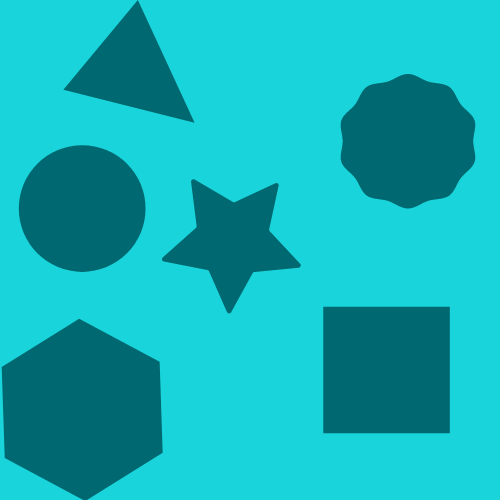
#> input picture Object Counter/patterns.png, 500 x 500 px
$ jupyter execute 'Object Counter.ipynb'
#> lines starting #> are read from the running program, lines starting #| are printed output that depends on the picture; after the words box and inside, x2 and y2 are one past the last pixel; in counts of white or black regions, pixels touching at a corner belong together
[cell 1]
import cv2 as cv
import imutils
from skimage.io import imread
from pylab import *
import numpy as np
import matplotlib.pyplot as plt
def objectcount(img):
#> called with img = 'patterns.png'
    img1=imread(img)
#> img1 is the input picture: shape (500, 500, 4) float32; mean R, G, B, A 0.0667, 0.695, 0.722, 1
    img = cv.imread(img)
    imshow(img)
    gray_im = cv.cvtColor(img, cv.COLOR_BGR2GRAY)
    gray_correct = np.array(255 * (gray_im / 255) ** 1.2 , dtype='uint8')
    a=int(255)
    b=int(255)
    c=int(19)
    thresh = cv.adaptiveThreshold(gray_correct, a, cv.ADAPTIVE_THRESH_GAUSSIAN_C, cv.THRESH_BINARY, b, c)
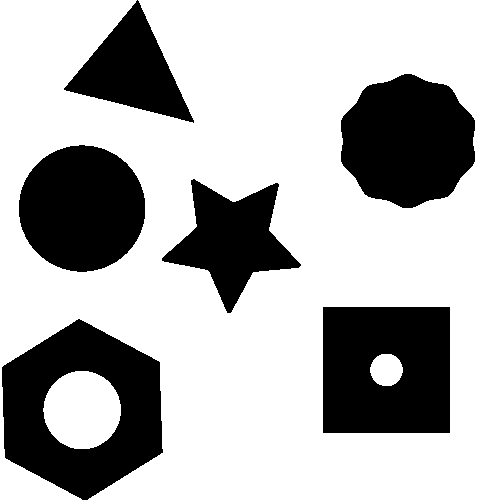
#> thresh: shape (500, 500); 70.5% white; 6 black regions, box (x1, y1, x2, y2) and area: (2, 319, 163, 500) 16787, (323, 307, 450, 433) 15167, (341, 74, 475, 208) 13763, (19, 145, 145, 272) 12544, (162, 179, 301, 313) 8433, (64, 0, 194, 123) 7118
    thresh = cv.bitwise_not(thresh)
    kernel = np.ones((15,15), np.uint8)
    d=int(1)
    img_dilation = cv.dilate(thresh, kernel, iterations=d)
#> img_dilation: shape (500, 500); 40.2% white; 6 white regions, box (x1, y1, x2, y2) and area: (0, 312, 170, 500) 23127, (316, 300, 457, 440) 19592, (334, 67, 482, 215) 17755, (12, 138, 152, 279) 16282, (155, 172, 308, 320) 12896, (57, 0, 201, 130) 10723
    img_erode = cv.erode(img_dilation,kernel, iterations=d)
#> img_erode: shape (500, 500); 29.8% white; 6 white regions, box (x1, y1, x2, y2) and area: (0, 319, 163, 500) 17247, (323, 307, 450, 433) 15224, (341, 74, 475, 208) 13779, (19, 145, 145, 272) 12544, (162, 179, 301, 313) 8486, (64, 0, 194, 123) 7146
    e=int(7)
    img_erode = cv.medianBlur(img_erode, e)
#> img_erode: shape (500, 500); 29.8% white; 6 white regions, box (x1, y1, x2, y2) and area: (0, 320, 163, 500) 17253, (323, 307, 450, 433) 15220, (341, 74, 475, 208) 13767, (19, 145, 145, 272) 12534, (163, 180, 300, 312) 8466, (66, 0, 193, 122) 7136
    ret, labels = cv.connectedComponents(img_erode)
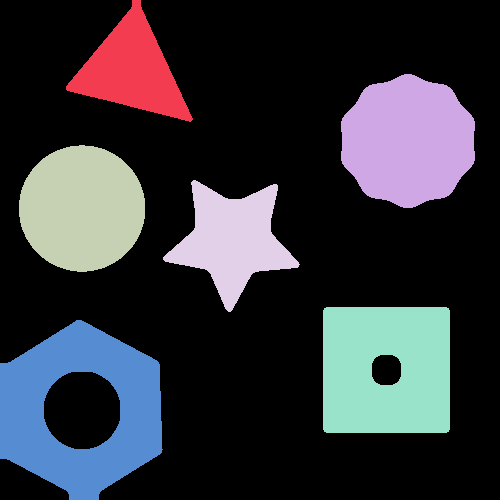
#> labels: shape (500, 500) int32; 7 distinct labels, from 0 to 6; one colour per label, 0 black
#> ret = 7
    label_hue = np.uint8(179 * labels / np.max(labels))
    blank_ch = 255 * np.ones_like(label_hue)
    labeled_img = cv.merge([label_hue, blank_ch, blank_ch])
    labeled_img = cv.cvtColor(labeled_img, cv.COLOR_HSV2BGR)
    labeled_img[label_hue == 0] = 0
    plt.subplot(222)
    plt.title('Objects counted:'+ str(ret-1))
    plt.imshow(img1)
    print('The number of objects in the image are:', ret-1)
#| The number of objects in the image are: 6
objectcount('patterns.png')
#> figure, not shown here; B, G, R data is drawn as R, G, B

[cell 2]
import cv2 as cv
import imutils
from skimage.io import imread
from pylab import *
import numpy as np
import matplotlib.pyplot as plt
def objectcount(img):
#> called with img = 'polka.jpg'
    img1=imread(img)
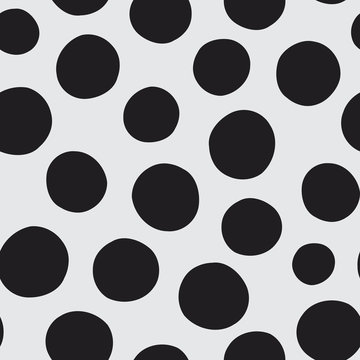
#> input picture Object Counter/polka.jpg, 360 x 360 px
#> img1 is the input picture: shape (360, 360, 3); mean R, G, B 142.2, 141.9, 144.3
    img = cv.imread(img)
#> img: shape (360, 360, 3)
    imshow(img)
    gray_im = cv.cvtColor(img, cv.COLOR_BGR2GRAY)
#> gray_im: shape (360, 360)
    gray_correct = np.array(255 * (gray_im / 255) ** 1.2 , dtype='uint8')
#> gray_correct: shape (360, 360)
    a=int(255)
    b=int(255)
    c=int(19)
    thresh = cv.adaptiveThreshold(gray_correct, a, cv.ADAPTIVE_THRESH_GAUSSIAN_C, cv.THRESH_BINARY, b, c)
#> thresh: shape (360, 360); 55.7% white; 27 black regions, largest, box (x1, y1, x2, y2) and area: (0, 226, 69, 297) 3928, (179, 263, 249, 330) 3710, (209, 110, 275, 179) 3615
    thresh = cv.bitwise_not(thresh)
    kernel = np.ones((15,15), np.uint8)
    d=int(1)
    img_dilation = cv.dilate(thresh, kernel, iterations=d)
#> img_dilation: shape (360, 360); 71.9% white; 4 black regions (1 under 20 px), largest, box (x1, y1, x2, y2) and area: (0, 0, 360, 360) 36378, (352, 0, 360, 7) 56, (292, 352, 298, 360) 25
    img_erode = cv.erode(img_dilation,kernel, iterations=d)
#> img_erode: shape (360, 360); 45.1% white; 24 white regions, largest, box (x1, y1, x2, y2) and area: (179, 198, 285, 360) 8214, (193, 0, 285, 96) 4084, (0, 226, 69, 297) 3996
    e=int(7)
    img_erode = cv.medianBlur(img_erode, e)
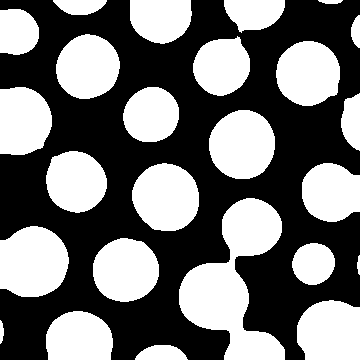
#> img_erode: shape (360, 360); 45% white; 25 white regions, largest, box (x1, y1, x2, y2) and area: (179, 198, 285, 360) 8222, (0, 226, 69, 297) 3996, (209, 110, 275, 179) 3601
    ret, labels = cv.connectedComponents(img_erode)
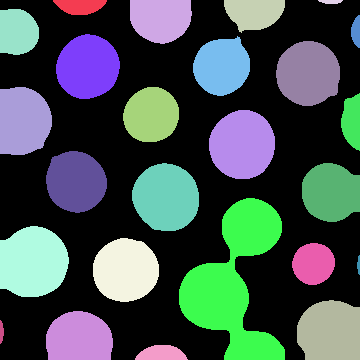
#> labels: shape (360, 360) int32; 26 distinct labels, from 0 to 25; one colour per label, 0 black
#> ret = 26
    label_hue = np.uint8(179 * labels / np.max(labels))
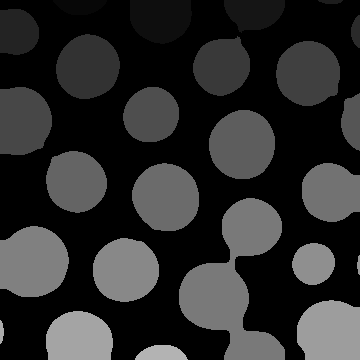
#> label_hue: shape (360, 360); min 0, max 179, mean 44.2
    blank_ch = 255 * np.ones_like(label_hue)
    labeled_img = cv.merge([label_hue, blank_ch, blank_ch])
#> labeled_img: shape (360, 360, 3)
    labeled_img = cv.cvtColor(labeled_img, cv.COLOR_HSV2BGR)
    labeled_img[label_hue == 0] = 0
    plt.subplot(222)
    plt.title('Objects counted:'+ str(ret-1))
    plt.imshow(img1)
    print('The number of objects in the image are:', ret-1)
#| The number of objects in the image are: 25
objectcount('polka.jpg')
#> figure, not shown here; B, G, R data is drawn as R, G, B

[cell 3]
import cv2 as cv
import imutils
from skimage.io import imread
from pylab import *
import numpy as np
import matplotlib.pyplot as plt
def objectcount(img):
#> called with img = 'numbers.png'
    img1=imread(img)
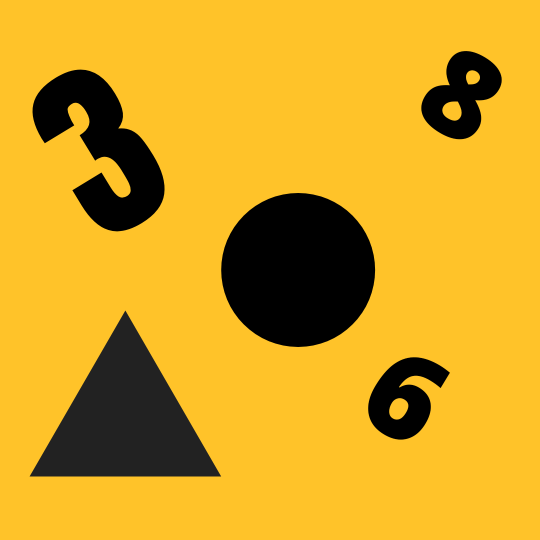
#> input picture Object Counter/numbers.png, 1080 x 1080 px (shown at 1/2 size)
#> img1 is the input picture: shape (1080, 1080, 4) float32; mean R, G, B, A 0.828, 0.627, 0.14, 1
    img = cv.imread(img)
#> img: shape (1080, 1080, 3)
    imshow(img)
    gray_im = cv.cvtColor(img, cv.COLOR_BGR2GRAY)
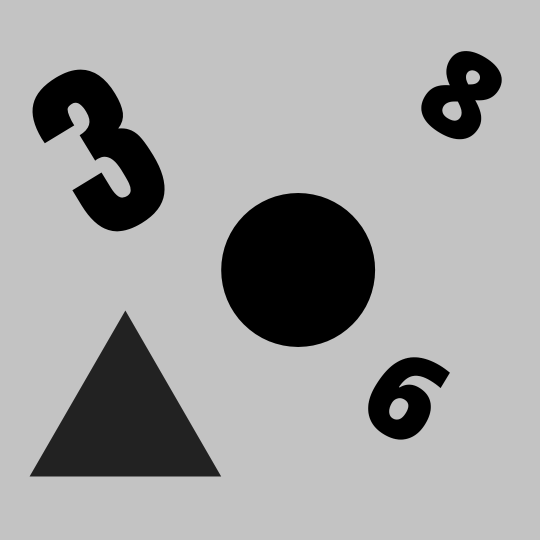
#> gray_im: shape (1080, 1080) (shown at 1/2 size); min 0, max 195, mean 161.9
    gray_correct = np.array(255 * (gray_im / 255) ** 1.2 , dtype='uint8')
#> gray_correct: shape (1080, 1080)
    a=int(255)
    b=int(255)
    c=int(19)
    thresh = cv.adaptiveThreshold(gray_correct, a, cv.ADAPTIVE_THRESH_GAUSSIAN_C, cv.THRESH_BINARY, b, c)
#> thresh: shape (1080, 1080); 86.4% white; 5 black regions, box (x1, y1, x2, y2) and area: (59, 621, 442, 953) 44284, (442, 386, 750, 694) 43791, (65, 139, 329, 463) 40009, (843, 102, 1004, 279) 15857, (736, 714, 900, 879) 14991
    thresh = cv.bitwise_not(thresh)
    kernel = np.ones((15,15), np.uint8)
    d=int(1)
    img_dilation = cv.dilate(thresh, kernel, iterations=d)
#> img_dilation: shape (1080, 1080); 18.3% white; 5 white regions, box (x1, y1, x2, y2) and area: (52, 614, 449, 960) 59067, (435, 379, 757, 701) 57939, (58, 132, 336, 470) 52489, (836, 95, 1011, 286) 22378, (729, 707, 907, 886) 21856
    img_erode = cv.erode(img_dilation,kernel, iterations=d)
#> img_erode: shape (1080, 1080); 13.7% white; 5 white regions, box (x1, y1, x2, y2) and area: (59, 621, 442, 953) 44311, (442, 386, 750, 694) 43813, (65, 139, 329, 463) 40169, (843, 102, 1004, 279) 16050, (736, 714, 900, 879) 15248
    e=int(7)
    img_erode = cv.medianBlur(img_erode, e)
#> img_erode: shape (1080, 1080); 13.7% white; 5 white regions, box (x1, y1, x2, y2) and area: (61, 624, 441, 953) 44299, (442, 386, 750, 694) 43810, (65, 139, 329, 463) 40161, (843, 102, 1003, 279) 16079, (736, 715, 899, 879) 15253
    ret, labels = cv.connectedComponents(img_erode)
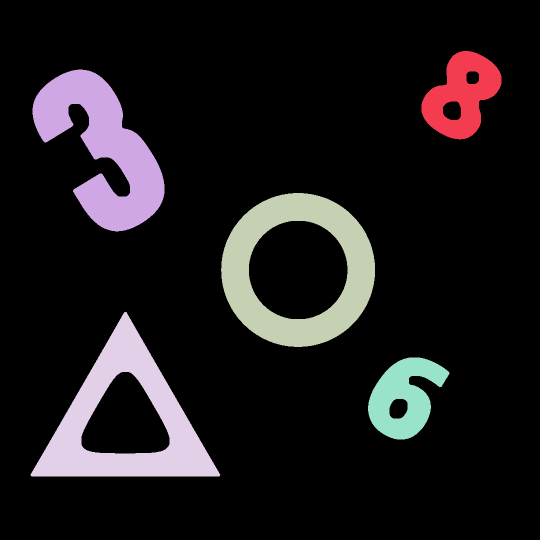
#> labels: shape (1080, 1080) int32 (shown at 1/2 size); 6 distinct labels, from 0 to 5; one colour per label, 0 black
#> ret = 6
    label_hue = np.uint8(179 * labels / np.max(labels))
#> label_hue: shape (1080, 1080)
    blank_ch = 255 * np.ones_like(label_hue)
    labeled_img = cv.merge([label_hue, blank_ch, blank_ch])
#> labeled_img: shape (1080, 1080, 3)
    labeled_img = cv.cvtColor(labeled_img, cv.COLOR_HSV2BGR)
    labeled_img[label_hue == 0] = 0
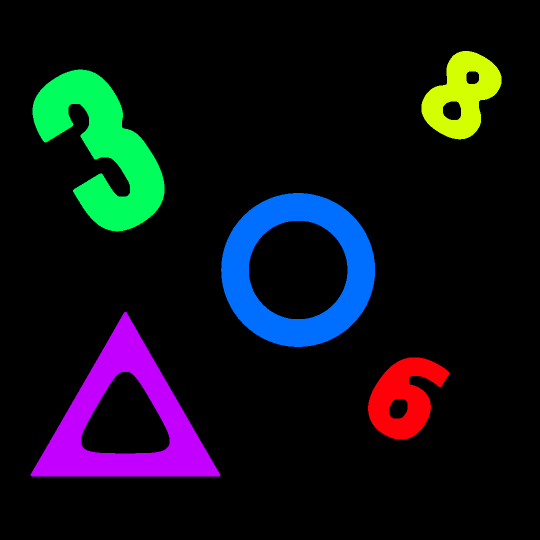
#> labeled_img: shape (1080, 1080, 3) (shown at 1/2 size); mean B, G, R 22.6, 16.4, 13.7
    plt.subplot(222)
    plt.title('Objects counted:'+ str(ret-1))
    plt.imshow(img1)
    print('The number of objects in the image are:', ret-1)
#| The number of objects in the image are: 5
objectcount('numbers.png')
#> figure, not shown here; B, G, R data is drawn as R, G, B
